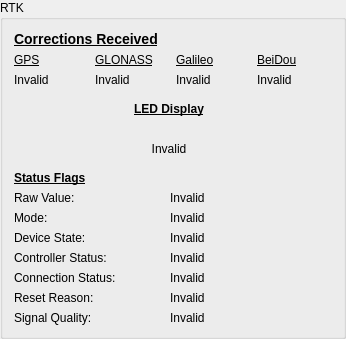
        <widget class="QGroupBox" name="groupBox_13">
         <property name="title">
          <string>RTK</string>
         </property>
         <layout class="QFormLayout" name="formLayout_16">
          <item row="0" column="0">
           <layout class="QFormLayout" name="formLayout_18">
            <item row="0" column="0">
             <layout class="QFormLayout" name="formLayout_19">
              <item row="0" column="0">
               <widget class="QLabel" name="label_6">
                <property name="text">
                 <string>&lt;b&gt;&lt;u&gt;&lt;h3&gt;Corrections Received&lt;/h3&gt;&lt;/u&gt;&lt;/b&gt;</string>
                </property>
                <property name="textFormat">
                 <enum>Qt::RichText</enum>
                </property>
               </widget>
              </item>
              <item row="1" column="0">
               <layout class="QHBoxLayout" name="horizontalLayout_21">
                <item alignment="Qt::AlignHCenter">
                 <widget class="QLabel" name="label_26">
                  <property name="minimumSize">
                   <size>
                    <width>75</width>
                    <height>0</height>
                   </size>
                  </property>
                  <property name="text">
                   <string>&lt;u&gt;GPS&lt;/u&gt;</string>
                  </property>
                  <property name="textFormat">
                   <enum>Qt::RichText</enum>
                  </property>
                 </widget>
                </item>
                <item alignment="Qt::AlignHCenter">
                 <widget class="QLabel" name="label_27">
                  <property name="minimumSize">
                   <size>
                    <width>75</width>
                    <height>0</height>
                   </size>
                  </property>
                  <property name="text">
                   <string>&lt;u&gt;GLONASS&lt;/u&gt;</string>
                  </property>
                  <property name="textFormat">
                   <enum>Qt::RichText</enum>
                  </property>
                 </widget>
                </item>
                <item alignment="Qt::AlignHCenter">
                 <widget class="QLabel" name="label_29">
                  <property name="minimumSize">
                   <size>
                    <width>75</width>
                    <height>0</height>
                   </size>
                  </property>
                  <property name="text">
                   <string>&lt;u&gt;Galileo&lt;/u&gt;</string>
                  </property>
                  <property name="textFormat">
                   <enum>Qt::RichText</enum>
                  </property>
                 </widget>
                </item>
                <item alignment="Qt::AlignHCenter">
                 <widget class="QLabel" name="label_23">
                  <property name="minimumSize">
                   <size>
                    <width>75</width>
                    <height>0</height>
                   </size>
                  </property>
                  <property name="text">
                   <string>&lt;u&gt;BeiDou&lt;/u&gt;</string>
                  </property>
                  <property name="textFormat">
                   <enum>Qt::RichText</enum>
                  </property>
                 </widget>
                </item>
               </layout>
              </item>
              <item row="2" column="0">
               <layout class="QHBoxLayout" name="horizontalLayout_20">
                <item alignment="Qt::AlignHCenter">
                 <widget class="QLabel" name="rtk_corrections_received_gps_label">
                  <property name="minimumSize">
                   <size>
                    <width>75</width>
                    <height>0</height>
                   </size>
                  </property>
                  <property name="text">
                   <string>Invalid</string>
                  </property>
                 </widget>
                </item>
                <item alignment="Qt::AlignHCenter">
                 <widget class="QLabel" name="rtk_corrections_received_glonass_label">
                  <property name="minimumSize">
                   <size>
                    <width>75</width>
                    <height>0</height>
                   </size>
                  </property>
                  <property name="text">
                   <string>Invalid</string>
                  </property>
                 </widget>
                </item>
                <item alignment="Qt::AlignHCenter">
                 <widget class="QLabel" name="rtk_corrections_received_galileo_label">
                  <property name="minimumSize">
                   <size>
                    <width>75</width>
                    <height>0</height>
                   </size>
                  </property>
                  <property name="text">
                   <string>Invalid</string>
                  </property>
                 </widget>
                </item>
                <item alignment="Qt::AlignHCenter">
                 <widget class="QLabel" name="rtk_corrections_received_beidou_label">
                  <property name="minimumSize">
                   <size>
                    <width>75</width>
                    <height>0</height>
                   </size>
                  </property>
                  <property name="text">
                   <string>Invalid</string>
                  </property>
                 </widget>
                </item>
               </layout>
              </item>
             </layout>
            </item>
            <item row="1" column="0">
             <widget class="Line" name="line_5">
              <property name="orientation">
               <enum>Qt::Horizontal</enum>
              </property>
             </widget>
            </item>
            <item row="2" column="0">
             <layout class="QFormLayout" name="formLayout_20">
              <item row="0" column="0">
               <layout class="QHBoxLayout" name="horizontalLayout_22">
                <item>
                 <layout class="QFormLayout" name="formLayout_21">
                  <item row="0" column="0">
                   <widget class="QLabel" name="label_35">
                    <property name="minimumSize">
                     <size>
                      <width>310</width>
                      <height>0</height>
                     </size>
                    </property>
                    <property name="text">
                     <string>&lt;b&gt;&lt;u&gt;&lt;h4&gt;LED Display&lt;/h4&gt;&lt;/u&gt;&lt;/b&gt;</string>
                    </property>
                    <property name="textFormat">
                     <enum>Qt::RichText</enum>
                    </property>
                    <property name="alignment">
                     <set>Qt::AlignCenter</set>
                    </property>
                   </widget>
                  </item>
                  <item row="1" column="0">
                   <widget class="QLabel" name="rtk_led_icon_label">
                    <property name="minimumSize">
                     <size>
                      <width>310</width>
                      <height>0</height>
                     </size>
                    </property>
                    <property name="text">
                     <string/>
                    </property>
                    <property name="alignment">
                     <set>Qt::AlignCenter</set>
                    </property>
                   </widget>
                  </item>
                  <item row="2" column="0">
                   <widget class="QLabel" name="rtk_led_status_label">
                    <property name="minimumSize">
                     <size>
                      <width>310</width>
                      <height>0</height>
                     </size>
                    </property>
                    <property name="text">
                     <string>Invalid</string>
                    </property>
                    <property name="alignment">
                     <set>Qt::AlignCenter</set>
                    </property>
                   </widget>
                  </item>
                 </layout>
                </item>
               </layout>
              </item>
             </layout>
            </item>
            <item row="3" column="0">
             <widget class="Line" name="line_6">
              <property name="orientation">
               <enum>Qt::Horizontal</enum>
              </property>
             </widget>
            </item>
            <item row="4" column="0">
             <layout class="QFormLayout" name="formLayout_22">
              <item row="0" column="0">
               <widget class="QLabel" name="label_38">
                <property name="text">
                 <string>&lt;b&gt;&lt;u&gt;&lt;h4&gt;Status Flags&lt;/h4&gt;&lt;/u&gt;&lt;/b&gt;</string>
                </property>
                <property name="textFormat">
                 <enum>Qt::RichText</enum>
                </property>
               </widget>
              </item>
              <item row="1" column="0">
               <layout class="QHBoxLayout" name="horizontalLayout_23">
                <item>
                 <layout class="QFormLayout" name="formLayout_23">
                  <item row="0" column="0">
                   <widget class="QLabel" name="label_61">
                    <property name="minimumSize">
                     <size>
                      <width>150</width>
                      <height>0</height>
                     </size>
                    </property>
                    <property name="text">
                     <string>Raw Value:</string>
                    </property>
                   </widget>
                  </item>
                  <item row="1" column="0">
                   <widget class="QLabel" name="label_54">
                    <property name="minimumSize">
                     <size>
                      <width>150</width>
                      <height>0</height>
                     </size>
                    </property>
                    <property name="text">
                     <string>Mode:</string>
                    </property>
                   </widget>
                  </item>
                  <item row="2" column="0">
                   <widget class="QLabel" name="label_52">
                    <property name="minimumSize">
                     <size>
                      <width>150</width>
                      <height>0</height>
                     </size>
                    </property>
                    <property name="text">
                     <string>Device State:</string>
                    </property>
                   </widget>
                  </item>
                  <item row="3" column="0">
                   <widget class="QLabel" name="label_49">
                    <property name="minimumSize">
                     <size>
                      <width>150</width>
                      <height>0</height>
                     </size>
                    </property>
                    <property name="text">
                     <string>Controller Status:</string>
                    </property>
                   </widget>
                  </item>
                  <item row="4" column="0">
                   <widget class="QLabel" name="label_43">
                    <property name="minimumSize">
                     <size>
                      <width>150</width>
                      <height>0</height>
                     </size>
                    </property>
                    <property name="text">
                     <string>Connection Status:</string>
                    </property>
                   </widget>
                  </item>
                  <item row="5" column="0">
                   <widget class="QLabel" name="label_42">
                    <property name="minimumSize">
                     <size>
                      <width>150</width>
                      <height>0</height>
                     </size>
                    </property>
                    <property name="text">
                     <string>Reset Reason:</string>
                    </property>
                   </widget>
                  </item>
                  <item row="6" column="0">
                   <widget class="QLabel" name="label_39">
                    <property name="minimumSize">
                     <size>
                      <width>150</width>
                      <height>0</height>
                     </size>
                    </property>
                    <property name="text">
                     <string>Signal Quality:</string>
                    </property>
                   </widget>
                  </item>
                 </layout>
                </item>
                <item>
                 <layout class="QFormLayout" name="formLayout_24">
                  <item row="0" column="0">
                   <widget class="QLabel" name="rtk_status_flags_raw_value_label">
                    <property name="text">
                     <string>Invalid</string>
                    </property>
                   </widget>
                  </item>
                  <item row="1" column="0">
                   <widget class="QLabel" name="rtk_status_flags_mode_label">
                    <property name="text">
                     <string>Invalid</string>
                    </property>
                   </widget>
                  </item>
                  <item row="2" column="0">
                   <widget class="QLabel" name="rtk_status_flags_device_state_label">
                    <property name="text">
                     <string>Invalid</string>
                    </property>
                   </widget>
                  </item>
                  <item row="3" column="0">
                   <widget class="QLabel" name="rtk_status_flags_controller_status_label">
                    <property name="text">
                     <string>Invalid</string>
                    </property>
                   </widget>
                  </item>
                  <item row="4" column="0">
                   <widget class="QLabel" name="rtk_status_flags_connection_status_label">
                    <property name="text">
                     <string>Invalid</string>
                    </property>
                   </widget>
                  </item>
                  <item row="5" column="0">
                   <widget class="QLabel" name="rtk_status_flags_reset_reason_label">
                    <property name="text">
                     <string>Invalid</string>
                    </property>
                   </widget>
                  </item>
                  <item row="6" column="0">
                   <widget class="QLabel" name="rtk_status_flags_signal_quality_label">
                    <property name="text">
                     <string>Invalid</string>
                    </property>
                   </widget>
                  </item>
                 </layout>
                </item>
               </layout>
              </item>
             </layout>
            </item>
           </layout>
          </item>
         </layout>
        </widget>
